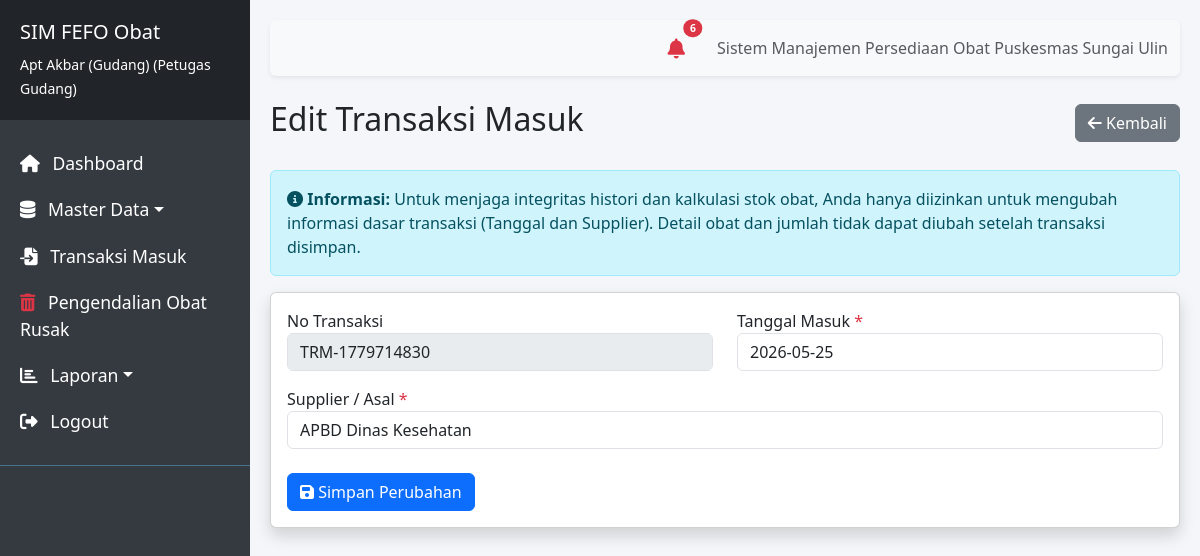
/modules/masuk/edit.php?id=2 (signed in), run on the app's committed database.
### tables this page shows
CREATE TABLE `transaksi_masuk` (
  `id` int NOT NULL,
  `no_transaksi` varchar(50) NOT NULL,
  `tgl_masuk` date NOT NULL,
  `supplier` varchar(100) DEFAULT NULL,
  `user_id` int DEFAULT NULL,
  `created_at` timestamp NULL DEFAULT CURRENT_TIMESTAMP
);

### modules/masuk/edit.php (the view, shortened to what this page needs)
<?php
require_once '../../config/database.php';
$id = (int)$_GET['id'];
$query = "SELECT * FROM transaksi_masuk WHERE id = $id";
$result = mysqli_query($conn, $query);
$transaksi = mysqli_fetch_assoc($result);
require_once '../../layouts/header.php';
require_once '../../layouts/sidebar.php';
?>
<div class="d-flex justify-content-between align-items-center mb-4">
    <h2>Edit Transaksi Masuk</h2>
    <a href="index.php" class="btn btn-secondary"><i class="fas fa-arrow-left"></i> Kembali</a>
</div>
<div class="alert alert-info">
    <i class="fas fa-info-circle"></i> <strong>Informasi:</strong> Untuk menjaga integritas histori dan kalkulasi stok obat, Anda hanya diizinkan untuk mengubah informasi dasar transaksi (Tanggal dan Supplier). Detail obat dan jumlah tidak dapat diubah setelah transaksi disimpan.
</div>
<div class="card shadow">
    <div class="card-body">
        <form action="" method="POST">
            <div class="row mb-3">
                <div class="col-md-6">
                    <label>No Transaksi</label>
                    <input type="text" class="form-control" value="<?= $transaksi['no_transaksi']; ?>" readonly disabled>
                </div>
                <div class="col-md-6">
                    <label>Tanggal Masuk <span class="text-danger">*</span></label>
                    <input type="text" class="form-control datepicker" name="tgl_masuk" required value="<?= $transaksi['tgl_masuk']; ?>" placeholder="DD-MM-YYYY">
                </div>
            </div>
            <div class="row mb-4">
                <div class="col-md-12">
                    <label>Supplier / Asal <span class="text-danger">*</span></label>
                    <input type="text" class="form-control" name="supplier" required value="<?= htmlspecialchars($transaksi['supplier']); ?>">
                </div>
            </div>
            <button type="submit" class="btn btn-primary"><i class="fas fa-save"></i> Simpan Perubahan</button>
        </form>
    </div>
</div>
<?php require_once '../../layouts/footer.php'; ?>

### layouts/header.php (style rules this page uses)
body { font-family: 'Segoe UI', Tahoma, Geneva, Verdana, sans-serif; background-color: #f4f6f9; }

### data on the page
transaksi_masuk: no_transaksi "TRM-1779714830", tgl_masuk "2026-05-25", supplier "APBD Dinas Kesehatan"

### other printed values
$_SESSION['nama_lengkap'] "Apt Akbar (Gudang)"
$_SESSION['role'] "Petugas Gudang"
$total_notif "6"
